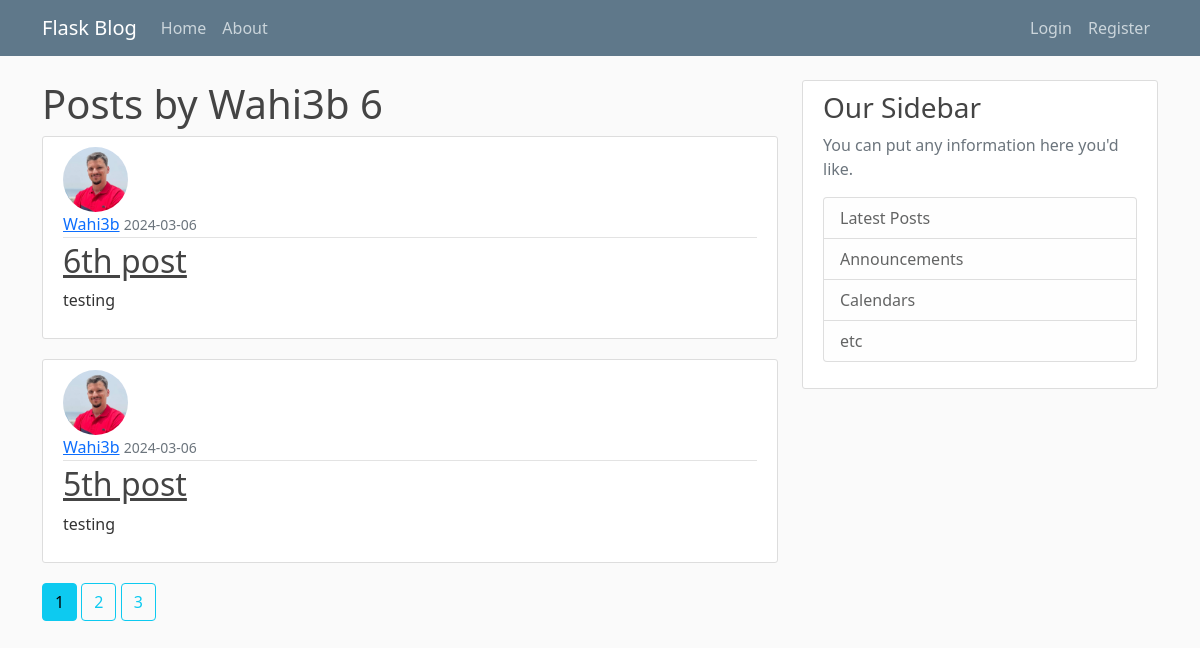
Page /user/Wahi3b on the committed database.
### flaskblog/models.py (models this page shows, shortened)
class User(db.Model,UserMixin):
    id = db.Column(db.Integer,primary_key=True)
    username = db.Column(db.String(32), unique=True, nullable=False)
    email = db.Column(db.String(120), unique=True, nullable=False)
    image_file = db.Column(db.String(20), nullable=False, default='default.jpeg')
    password = db.Column(db.String(60), nullable=False)
    posts = db.relationship('Post',backref='author',lazy=True)

class Post(db.Model):
    id = db.Column(db.Integer,primary_key=True)
    title = db.Column(db.String(100), nullable =False)
    date_posted= db.Column(db.DateTime,nullable=False,default= datetime.utcnow)
    content = db.Column(db.Text,nullable=False)
    user_id = db.Column(db.Integer, db.ForeignKey('user.id'),nullable=False)

### flaskblog/routes.py (the view)
@app.route('/user/<string:username>',methods=['GET','POST'])
def user_posts(username):
    page = request.args.get('page', default = 1, type = int)
    user = User.query.filter_by(username=username).first_or_404()
    posts = Post.query.filter_by(author=user)\
            .order_by(Post.date_posted.desc()).paginate(page=page, per_page=2)
    return render_template('user_posts.html',posts=posts,user=user)

### flaskblog/templates/user_posts.html
{% extends "layout.html" %}
{% block content %}
    <h1 class="mb=3">Posts by {{ user.username }} {{ posts.total }}</h1>
    {% for post in posts.items %}
        <article class="media content-section">
          <img class="rounded-circle article-img" src= "{{ url_for('static', filename ='profile_pics/' + post.author.image_file) }}">
          <div class="media-body">
            <div class="article-metadata">
              <a class="mr-2" href="{{ url_for('user_posts', username=post.author.username) }}">{{ post.author.username }}</a>
              <small class="text-muted">{{ post.date_posted.strftime('%Y-%m-%d') }}</small>
            </div>
            <h2><a class="article-title" href=" {{ url_for('post', post_id=post.id) }} ">{{ post.title }}</a></h2>
            <p class="article-content">{{ post.content }}</p>
          </div>
        </article>
    {% endfor %}
    {% for page_num in posts.iter_pages(left_edge=1, right_edge=1, left_current=1, right_current=2) %}
      {% if page_num %}
        {% if posts.page == page_num %}
          <a class="btn btn-info mb-4" href="{{ url_for('user_posts', username=user.username, page=page_num) }}">{{ page_num }}</a>
        {% else %}
          <a class="btn btn-outline-info mb-4" href="{{ url_for('user_posts', username=user.username, page=page_num) }}">{{ page_num }}</a>
        {% endif %}
      {% else %}
        ...
      {% endif %}
    {% endfor %}
{% endblock content %}

### flaskblog/static/main.css (style rules this page uses)
body { background: #fafafa; color: #333333; margin-top: 5rem; }
h1, h2, h3, h4, h5, h6 { color: #444444; }
.content-section { background: #ffffff; padding: 10px 20px; border: 1px solid #dddddd; border-radius: 3px; margin-bottom: 20px; }
.article-title { color: #444444; }
.article-content { white-space: pre-line; }
.article-img { height: 65px; width: 65px; margin-right: 16px; }
.article-metadata { padding-bottom: 1px; margin-bottom: 4px; border-bottom: 1px solid #e3e3e3 }

### rows in the picture
User: username "Wahi3b"
Post: image_file (picture), author.username "Wahi3b", date_posted "2024-03-06", title "6th post", content "testing"
Post: image_file (picture), author.username "Wahi3b", date_posted "2024-03-06", title "5th post", content "testing"

### other values in the picture
{{ posts.total }} "6"
{{ page_num }} "1"
{{ page_num }} "2" "3"
